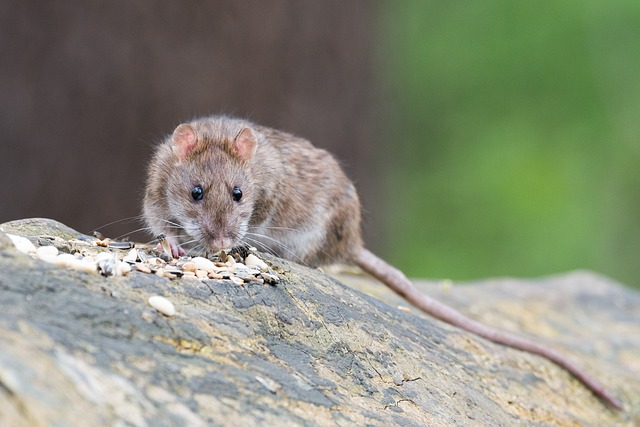
#> input picture dateset_tikus/ada tikus/tikus 1.jpg, 640 x 427 px, found by its file name; its folder holds only this picture in this run
$ python TrainingTikus.py   (older library calls are emulated)
#> lines starting #> are read from the running program, lines starting #| are printed output that depends on the picture
import cv2
import numpy as np
import os
from skimage.feature.texture import graycomatrix, graycoprops
from sklearn.tree import DecisionTreeClassifier
from sklearn.model_selection import train_test_split
from sklearn.preprocessing import MinMaxScaler
from sklearn.metrics import accuracy_score, classification_report
import pandas as pd
import joblib

# Function to extract texture features using GLCM
def extract_texture_features(image_path):
    # Load the image
    image = cv2.imread(image_path)
#> image is the input picture: shape (427, 640, 3); mean B, G, R 121.3, 139.2, 135.1

    # Convert the image to HSV
    hsv = cv2.cvtColor(image, cv2.COLOR_BGR2HSV)
#> hsv: shape (427, 640, 3); mean H, S, V 48.4, 48.5, 145.5

    # Extract HSV components
    hue, saturation, value = cv2.split(hsv)
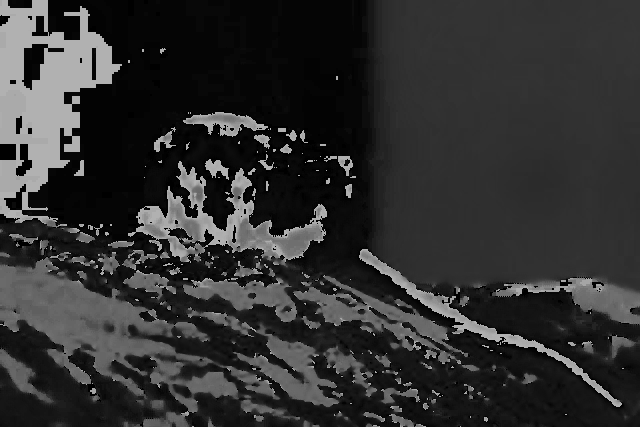
#> hue: shape (427, 640); min 0, max 179, mean 48.4
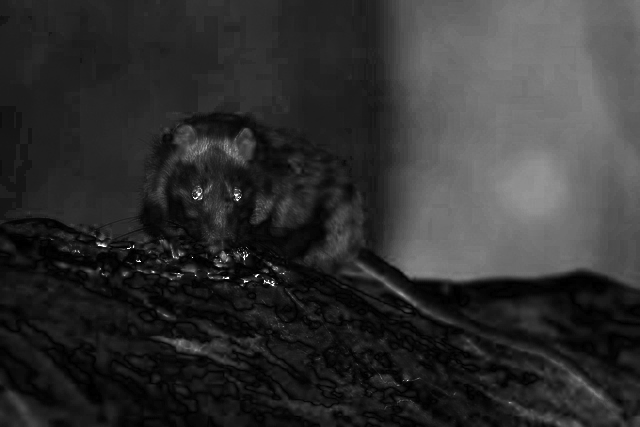
#> saturation: shape (427, 640); min 0, max 255, mean 48.5
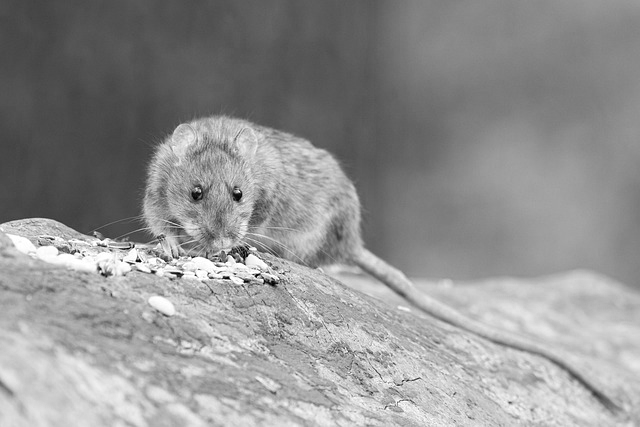
#> value: shape (427, 640); min 1, max 255, mean 145.5

    # Calculate GLCM (Gray-Level Co-occurrence Matrix) on the Value channel
    glcm = graycomatrix(value, [1], [0], symmetric=True, normed=True)

    # Calculate texture properties from GLCM
    dissimilarity = graycoprops(glcm, prop='dissimilarity')[0, 0]
#> dissimilarity = 4.7
    correlation = graycoprops(glcm, prop='correlation')[0, 0]
#> correlation = 0.975
    homogeneity = graycoprops(glcm, prop='homogeneity')[0, 0]
#> homogeneity = 0.443
    contrast = graycoprops(glcm, prop='contrast')[0, 0]
#> contrast = 113.8
    asm = graycoprops(glcm, prop='ASM')[0, 0]
#> asm = 0.00123
    energy = graycoprops(glcm, prop='energy')[0, 0]
#> energy = 0.0351

    # Additional texture features
    # Additional texture features
    contours, _ = cv2.findContours(value, cv2.RETR_EXTERNAL, cv2.CHAIN_APPROX_SIMPLE)
#> contours = [[[0, 0], [0, 426], [639, 426], [639, 0]]]

    if contours and len(contours[0]) >= 5:
        metric = cv2.arcLength(contours[0], True)
        (x, y), (MA, ma), angle = cv2.fitEllipse(contours[0])
        eccentricity = np.sqrt(1 - (ma / MA)**2)
    else:
        metric, (x, y), (MA, ma), angle, eccentricity = 0, (0, 0), (0, 0), 0, 0


    return [hue.mean(), saturation.mean(), value.mean(), dissimilarity, correlation, homogeneity, contrast, asm, energy, metric, eccentricity]

# List of folder paths for training data
train_base_folder = r"D:/Kuliah/Project/Python/deteksi_tikus/dateset_tikus"
train_subfolders = ["ada tikus", "tidak ada tikus"]

train_feature_data = []

# Collect training data
for folder_name in train_subfolders:
    folder_path = os.path.join(train_base_folder, folder_name)
    if os.path.exists(folder_path):
        for filename in os.listdir(folder_path):
            if filename.lower().endswith((".jpg", ".png", ".JPG", ".PNG")):
                image_path = os.path.join(folder_path, filename)
                texture_features = extract_texture_features(image_path)
#> texture_features = [48.39, 48.48, 145.5, 4.7, 0.975, 0.443, 113.8, 0.00123, 0.0351, 0, 0]
                train_feature_data.append([filename, folder_name] + texture_features)

# Create a DataFrame for training data
train_data = pd.DataFrame(train_feature_data, columns=['Nama Image', 'Kategori', 'Hue', 'Saturation', 'Value', 'Dissimilarity', 'Correlation', 'Homogeneity', 'Contrast', 'ASM', 'Energy', 'Metric', 'Eccentricity'])
#> train_data = table of 1 rows and 13 columns

# Read data from Excel
#> (the run stopped early here; a loop or call above may not have finished)
